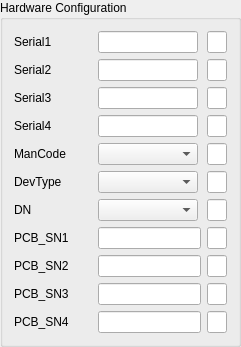
  <widget class="QGroupBox" name="groupBox">
   <property name="geometry">
    <rect>
     <x>20</x>
     <y>20</y>
     <width>241</width>
     <height>291</height>
    </rect>
   </property>
   <property name="title">
    <string>Hardware Configuration</string>
   </property>
   <layout class="QGridLayout" name="gridLayout_8">
    <item row="8" column="1">
     <widget class="QLineEdit" name="lineEdit_PCB_SN2">
      <property name="maximumSize">
       <size>
        <width>103</width>
        <height>16777215</height>
       </size>
      </property>
     </widget>
    </item>
    <item row="9" column="1">
     <widget class="QLineEdit" name="lineEdit_PCB_SN3">
      <property name="maximumSize">
       <size>
        <width>103</width>
        <height>16777215</height>
       </size>
      </property>
     </widget>
    </item>
    <item row="1" column="2">
     <widget class="QLineEdit" name="lineEdit_serialHex2">
      <property name="maximumSize">
       <size>
        <width>20</width>
        <height>16777215</height>
       </size>
      </property>
     </widget>
    </item>
    <item row="3" column="2">
     <widget class="QLineEdit" name="lineEdit_serialHex4">
      <property name="maximumSize">
       <size>
        <width>20</width>
        <height>16777215</height>
       </size>
      </property>
     </widget>
    </item>
    <item row="2" column="2">
     <widget class="QLineEdit" name="lineEdit_serialHex3">
      <property name="maximumSize">
       <size>
        <width>20</width>
        <height>16777215</height>
       </size>
      </property>
     </widget>
    </item>
    <item row="9" column="2">
     <widget class="QLineEdit" name="lineEdit_PCB_SNHex3">
      <property name="maximumSize">
       <size>
        <width>20</width>
        <height>16777215</height>
       </size>
      </property>
     </widget>
    </item>
    <item row="8" column="2">
     <widget class="QLineEdit" name="lineEdit_PCB_SNHex2">
      <property name="maximumSize">
       <size>
        <width>20</width>
        <height>16777215</height>
       </size>
      </property>
     </widget>
    </item>
    <item row="3" column="1">
     <widget class="QLineEdit" name="lineEdit_serial4">
      <property name="maximumSize">
       <size>
        <width>100</width>
        <height>16777215</height>
       </size>
      </property>
     </widget>
    </item>
    <item row="2" column="1">
     <widget class="QLineEdit" name="lineEdit_serial3">
      <property name="maximumSize">
       <size>
        <width>100</width>
        <height>16777215</height>
       </size>
      </property>
     </widget>
    </item>
    <item row="1" column="1">
     <widget class="QLineEdit" name="lineEdit_serial2">
      <property name="maximumSize">
       <size>
        <width>100</width>
        <height>16777215</height>
       </size>
      </property>
     </widget>
    </item>
    <item row="5" column="2">
     <widget class="QLineEdit" name="lineEdit_DevTypeHex">
      <property name="maximumSize">
       <size>
        <width>20</width>
        <height>16777215</height>
       </size>
      </property>
     </widget>
    </item>
    <item row="7" column="2">
     <widget class="QLineEdit" name="lineEdit_PCB_SNHex">
      <property name="maximumSize">
       <size>
        <width>20</width>
        <height>16777215</height>
       </size>
      </property>
     </widget>
    </item>
    <item row="6" column="0">
     <widget class="QLabel" name="label_6">
      <property name="text">
       <string>DN</string>
      </property>
     </widget>
    </item>
    <item row="6" column="1">
     <widget class="QComboBox" name="comboBox_DN">
      <property name="maximumSize">
       <size>
        <width>100</width>
        <height>16777215</height>
       </size>
      </property>
     </widget>
    </item>
    <item row="5" column="0">
     <widget class="QLabel" name="label_5">
      <property name="text">
       <string>DevType</string>
      </property>
     </widget>
    </item>
    <item row="0" column="0">
     <widget class="QLabel" name="label_3">
      <property name="text">
       <string>Serial1</string>
      </property>
     </widget>
    </item>
    <item row="4" column="2">
     <widget class="QLineEdit" name="lineEdit_ManCodeHex">
      <property name="maximumSize">
       <size>
        <width>20</width>
        <height>16777215</height>
       </size>
      </property>
     </widget>
    </item>
    <item row="0" column="1">
     <widget class="QLineEdit" name="lineEdit_serial">
      <property name="maximumSize">
       <size>
        <width>100</width>
        <height>16777215</height>
       </size>
      </property>
     </widget>
    </item>
    <item row="4" column="0">
     <widget class="QLabel" name="label_4">
      <property name="text">
       <string>ManCode</string>
      </property>
     </widget>
    </item>
    <item row="6" column="2">
     <widget class="QLineEdit" name="lineEdit_DNHex">
      <property name="maximumSize">
       <size>
        <width>20</width>
        <height>16777215</height>
       </size>
      </property>
     </widget>
    </item>
    <item row="7" column="1">
     <widget class="QLineEdit" name="lineEdit_PCB_SN">
      <property name="minimumSize">
       <size>
        <width>103</width>
        <height>0</height>
       </size>
      </property>
      <property name="maximumSize">
       <size>
        <width>100</width>
        <height>16777215</height>
       </size>
      </property>
     </widget>
    </item>
    <item row="0" column="2">
     <widget class="QLineEdit" name="lineEdit_serialHex">
      <property name="maximumSize">
       <size>
        <width>20</width>
        <height>16777215</height>
       </size>
      </property>
     </widget>
    </item>
    <item row="5" column="1">
     <widget class="QComboBox" name="comboBox_DevType">
      <property name="maximumSize">
       <size>
        <width>100</width>
        <height>16777215</height>
       </size>
      </property>
     </widget>
    </item>
    <item row="7" column="0">
     <widget class="QLabel" name="label_41">
      <property name="text">
       <string>PCB_SN1</string>
      </property>
     </widget>
    </item>
    <item row="4" column="1">
     <widget class="QComboBox" name="comboBox_ManCode">
      <property name="minimumSize">
       <size>
        <width>0</width>
        <height>0</height>
       </size>
      </property>
      <property name="maximumSize">
       <size>
        <width>100</width>
        <height>16777215</height>
       </size>
      </property>
     </widget>
    </item>
    <item row="10" column="1">
     <widget class="QLineEdit" name="lineEdit_PCB_SN4">
      <property name="maximumSize">
       <size>
        <width>103</width>
        <height>16777215</height>
       </size>
      </property>
     </widget>
    </item>
    <item row="10" column="2">
     <widget class="QLineEdit" name="lineEdit_PCB_SNHex4">
      <property name="maximumSize">
       <size>
        <width>20</width>
        <height>16777215</height>
       </size>
      </property>
     </widget>
    </item>
    <item row="1" column="0">
     <widget class="QLabel" name="label">
      <property name="text">
       <string>Serial2</string>
      </property>
     </widget>
    </item>
    <item row="2" column="0">
     <widget class="QLabel" name="label_2">
      <property name="text">
       <string>Serial3</string>
      </property>
     </widget>
    </item>
    <item row="3" column="0">
     <widget class="QLabel" name="label_59">
      <property name="text">
       <string>Serial4</string>
      </property>
     </widget>
    </item>
    <item row="8" column="0">
     <widget class="QLabel" name="label_60">
      <property name="text">
       <string>PCB_SN2</string>
      </property>
     </widget>
    </item>
    <item row="9" column="0">
     <widget class="QLabel" name="label_61">
      <property name="text">
       <string>PCB_SN3</string>
      </property>
     </widget>
    </item>
    <item row="10" column="0">
     <widget class="QLabel" name="label_62">
      <property name="text">
       <string>PCB_SN4</string>
      </property>
     </widget>
    </item>
   </layout>
  </widget>
